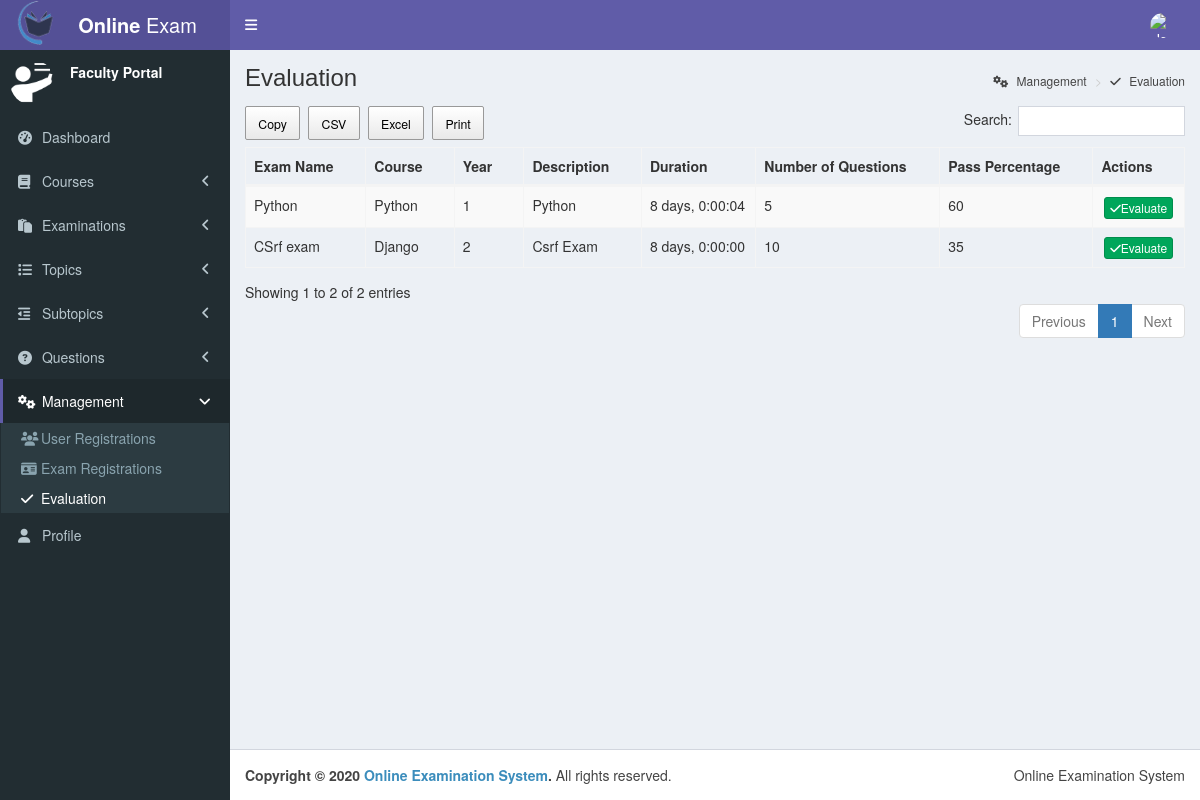
Page /faculty_evaluate/ (signed in) on the committed database.
### online_exam/models.py (models this page shows, shortened)
class exam_detail(models.Model):
    exam_name = models.CharField(default = "", max_length = 100)
    description = models.TextField(null="True", blank=True)
    start_time = models.DateTimeField()
    end_time = models.DateTimeField()
    no_of_questions = models.IntegerField()
    attempts_allowed = models.IntegerField()
    pass_percentage = models.IntegerField()
    course_id = models.ForeignKey(course, on_delete = models.CASCADE)
    year = models.IntegerField()
    status = models.IntegerField(default = 1)
    created = models.DateTimeField(default = timezone.now)
    modified = models.DateTimeField(default = timezone.now)

class course(models.Model):
    course_name = models.CharField(default = "", max_length=100)
    description = models.TextField(null="True", blank=True)
    faculty = models.CharField(default = "", max_length=100)
    status = models.IntegerField(default = 1)
    created = models.DateTimeField(default = timezone.now)
    modified = models.DateTimeField(default = timezone.now)

### online_exam/views.py (the view)
# urls.py: url(r'^faculty_evaluate/$', views.faculty_evaluate, name='faculty_evaluate'),
def faculty_evaluate(request):
    if(request.session.get('id', False) != False and request.session.get('account_type', False) == 0):
        temp = exam_detail.objects.all()
        data=[]
        for t in temp:
            data1={}
            data1['exam_id'] = t.id
            data1['exam_name']=t.exam_name
            data1['course'] = t.course_id.course_name
            data1['year'] = t.year
            data1['description']=t.description
            data1['no_of_questions']=t.no_of_questions
            data1['pass_percentage']=t.pass_percentage
            data1['duration']=t.end_time - t.start_time
            data.append(data1)
        return render(request ,'online_exam/faculty_evaluate.html', {"data":data})
    else:
        return redirect("../login")

### online_exam/templates/online_exam/faculty_evaluate.html (shortened to what this page needs)
<!DOCTYPE html>
{% load static %}
<html>
<head>
  <link rel="stylesheet" href="{% static "bower_components/bootstrap/dist/css/bootstrap.min.css" %}">
  <link rel="stylesheet" href="{% static "bower_components/font-awesome/css/font-awesome.min.css" %}">
  <link rel="stylesheet" href="{% static "bower_components/Ionicons/css/ionicons.min.css" %}">
  <link rel="stylesheet" href="{% static "dist/css/AdminLTE.min.css" %}">
  <link rel="stylesheet" href="{% static "dataTables.bootstrap.min.css" %}">
  <link rel="stylesheet" href="{% static "buttons.dataTables.min.css" %}">
  <link rel="stylesheet" href="{% static "responsive.bootstrap.min.css" %}">
  <link rel="stylesheet" href="{% static "dist/css/skins/skin-purple.min.css" %}">
  <link rel="stylesheet"
        href="{% static "font-awesome.css" %}">
</head>
<body class="hold-transition skin-purple sidebar-mini">
<div class="wrapper">
  <header class="main-header">
    <a href="http://localhost:8000" class="logo">
      <span class="logo-lg"><b><img src="{% static "logo.png" %}" alt="My image" style="float:left;width:45px;height:45px;"> Online</b> Exam</span>
    </a>
     <nav class="navbar navbar-static-top" role="navigation">
      <a href="#" class="sidebar-toggle" data-toggle="push-menu" role="button">
      </a>
      <div class="navbar-custom-menu">
        <ul class="nav navbar-nav">
          <li class="dropdown user user-menu">
            <a href="#" class="dropdown-toggle" data-toggle="dropdown">
              <img src="{% static "image.jpeg" %}" class="user-image" alt="User Image">
            </a>
          </li>
        </ul>
      </div>
    </nav>
  </header>
  <aside class="main-sidebar">
    <section class="sidebar">
      <div class="user-panel">
        <div class="pull-left image">
          <img src="{% static "teacher-icon.png" %}" class="img-circle" alt="User Image">
        </div>
        <div class="pull-left info">
          <p>Faculty Portal</p>
        </div>
      </div>
      <ul class="sidebar-menu" data-widget="tree">
        <li><a href="../faculty_dashboard"><i class="fa fa-dashboard"></i> <span>Dashboard</span></a></li>
        <li class="treeview">
          <a href="#"><i class="fa fa-book"></i> <span>Courses</span>
            <span class="pull-right-container">
                <i class="fa fa-angle-left pull-right"></i>
              </span>
          </a>
        </li>
        <li class="treeview">
          <a href="#"><i class="fa fa-clipboard"></i> <span>Examinations</span>
            <span class="pull-right-container">
                <i class="fa fa-angle-left pull-right"></i>
              </span>
          </a>
        </li>
        <li class="treeview">
          <a href="#"><i class="fa fa-list"></i> <span>Topics</span>
            <span class="pull-right-container">
                <i class="fa fa-angle-left pull-right"></i>
              </span>
          </a>
        </li>
        <li class="treeview">
          <a href="#"><i class="fa fa-outdent"></i> <span>Subtopics</span>
            <span class="pull-right-container">
                <i class="fa fa-angle-left pull-right"></i>
              </span>
          </a>
        </li>
        <li class="treeview">
          <a href="#"><i class="fa fa-question-circle"></i> <span>Questions</span>
            <span class="pull-right-container">
                <i class="fa fa-angle-left pull-right"></i>
              </span>
          </a>
        </li>
        <li class="treeview active">
          <a href="#"><i class="fa fa-gears"></i> <span>Management</span>
            <span class="pull-right-container">
                <i class="fa fa-angle-left pull-right"></i>
              </span>
          </a>
          <ul class="treeview-menu menu-open">
            <li><a href="../faculty_user_registrations"><i class="fa fa-users"></i>User Registrations</a></li>
            <li><a href="../faculty_exam_registrations"><i class="fa fa-drivers-license"></i>Exam Registrations</a></li>
            <li class="active"><a href="../faculty_evaluate"><i class="fa fa-check"></i>Evaluation</a></li>
          </ul>
        </li>
        <li><a href="../faculty_profile"><i class="fa fa-user"></i> <span>Profile</span></a></li>
      </ul>
    </section>
  </aside>
  <div class="content-wrapper">
    <section class="content-header">
      <h1>
        Evaluation
      </h1>
      <ol class="breadcrumb">
        <li><a href="#"><i class="fa fa-gears"></i> Management</a></li>
        <li><a href="#"><i class="fa fa-check"></i> Evaluation</a></li>
      </ol>
    </section>
    <section class="content container-fluid">
        <table id="example" class="table table-striped table-bordered nowrap" style="width:100%">
           <thead>
           <tr>
           <th>Exam Name</th>
           <th>Course</th>
           <th>Year</th>
           <th>Description</th>
           <th>Duration</th>
           <th>Number of Questions</th>
           <th>Pass Percentage</th>
           <th>Actions</th>
           </tr>
           </thead>
           <tbody>
           {% for t in data %}
              <tr><td>{{ t.exam_name }}</td>
                <td>{{t.course}}</td>
                <td>{{t.year}}</td>
                <td>{{ t.description }}</td>
                <td>{{ t.duration }}</td>
                <td>{{ t.no_of_questions }}</td>
                <td>{{ t.pass_percentage }}</td>
                <td align="center">
                  <form action = "../faculty_register_evaluate/" method = "POST">
                  <button class="btn btn-success btn-xs" type="submit"><i class="fa fa-check"></i>Evaluate</button>
                </form>
                </td>
            {% endfor %}
            </tr>
           </tbody>
           </table>
    </section>
  </div>
  <footer class="main-footer">
    <div class="pull-right hidden-xs">Online Examination System
    </div>
    <strong>Copyright &copy; 2020 <a href="http://localhost:8000">Online Examination System</a>.</strong> All rights reserved.
  </footer>
</div>
</body>
</html>

### rows in the picture
exam_detail: exam_name "Python", course "Python", year "1", description "Python", duration "8 days, 0:00:04", no_of_questions "5", pass_percentage "60"
exam_detail: exam_name "CSrf exam", course "Django", year "2", description "Csrf Exam", duration "8 days, 0:00:00", no_of_questions "10", pass_percentage "35"
